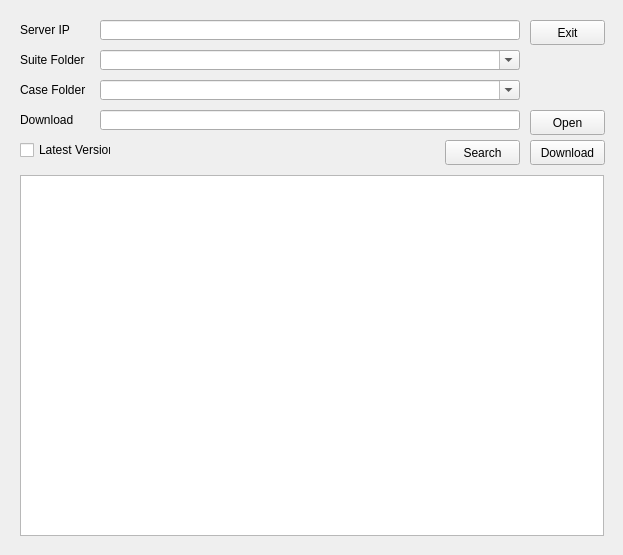
<?xml version="1.0" encoding="UTF-8"?>
<ui version="4.0">
 <class>Form_dqa</class>
 <widget class="QWidget" name="Form_dqa">
  <property name="geometry">
   <rect>
    <x>0</x>
    <y>0</y>
    <width>623</width>
    <height>555</height>
   </rect>
  </property>
  <property name="windowTitle">
   <string>Advantech_DQA</string>
  </property>
  <widget class="QPushButton" name="pushButton_download">
   <property name="geometry">
    <rect>
     <x>530</x>
     <y>140</y>
     <width>75</width>
     <height>25</height>
    </rect>
   </property>
   <property name="text">
    <string>Download</string>
   </property>
  </widget>
  <widget class="QLabel" name="label_ip">
   <property name="geometry">
    <rect>
     <x>20</x>
     <y>20</y>
     <width>70</width>
     <height>20</height>
    </rect>
   </property>
   <property name="text">
    <string>Server IP</string>
   </property>
  </widget>
  <widget class="QLabel" name="label_download">
   <property name="geometry">
    <rect>
     <x>20</x>
     <y>110</y>
     <width>70</width>
     <height>20</height>
    </rect>
   </property>
   <property name="text">
    <string>Download</string>
   </property>
  </widget>
  <widget class="QLabel" name="label_suite">
   <property name="geometry">
    <rect>
     <x>20</x>
     <y>50</y>
     <width>70</width>
     <height>20</height>
    </rect>
   </property>
   <property name="text">
    <string>Suite Folder</string>
   </property>
  </widget>
  <widget class="QLabel" name="label_case">
   <property name="geometry">
    <rect>
     <x>20</x>
     <y>80</y>
     <width>70</width>
     <height>20</height>
    </rect>
   </property>
   <property name="text">
    <string>Case Folder</string>
   </property>
  </widget>
  <widget class="QPushButton" name="pushButton_open">
   <property name="geometry">
    <rect>
     <x>530</x>
     <y>110</y>
     <width>75</width>
     <height>25</height>
    </rect>
   </property>
   <property name="text">
    <string>Open</string>
   </property>
  </widget>
  <widget class="QPushButton" name="pushButton_search">
   <property name="geometry">
    <rect>
     <x>445</x>
     <y>140</y>
     <width>75</width>
     <height>25</height>
    </rect>
   </property>
   <property name="text">
    <string>Search</string>
   </property>
  </widget>
  <widget class="QCheckBox" name="checkBox_latest">
   <property name="enabled">
    <bool>true</bool>
   </property>
   <property name="geometry">
    <rect>
     <x>20</x>
     <y>140</y>
     <width>91</width>
     <height>20</height>
    </rect>
   </property>
   <property name="text">
    <string>Latest Version</string>
   </property>
   <property name="checkable">
    <bool>true</bool>
   </property>
   <property name="checked">
    <bool>false</bool>
   </property>
  </widget>
  <widget class="QComboBox" name="comboBox_case">
   <property name="enabled">
    <bool>true</bool>
   </property>
   <property name="geometry">
    <rect>
     <x>100</x>
     <y>80</y>
     <width>420</width>
     <height>20</height>
    </rect>
   </property>
   <property name="editable">
    <bool>true</bool>
   </property>
  </widget>
  <widget class="QComboBox" name="comboBox_suite">
   <property name="enabled">
    <bool>true</bool>
   </property>
   <property name="geometry">
    <rect>
     <x>100</x>
     <y>50</y>
     <width>420</width>
     <height>20</height>
    </rect>
   </property>
   <property name="editable">
    <bool>true</bool>
   </property>
  </widget>
  <widget class="QLineEdit" name="lineEdit_ip">
   <property name="geometry">
    <rect>
     <x>100</x>
     <y>20</y>
     <width>420</width>
     <height>20</height>
    </rect>
   </property>
   <property name="text">
    <string/>
   </property>
  </widget>
  <widget class="QLineEdit" name="lineEdit_open">
   <property name="geometry">
    <rect>
     <x>100</x>
     <y>110</y>
     <width>420</width>
     <height>20</height>
    </rect>
   </property>
   <property name="text">
    <string/>
   </property>
  </widget>
  <widget class="QListWidget" name="listwidget_view">
   <property name="geometry">
    <rect>
     <x>20</x>
     <y>175</y>
     <width>584</width>
     <height>361</height>
    </rect>
   </property>
  </widget>
  <widget class="QPushButton" name="pushButton_exit">
   <property name="geometry">
    <rect>
     <x>530</x>
     <y>20</y>
     <width>75</width>
     <height>25</height>
    </rect>
   </property>
   <property name="text">
    <string>Exit</string>
   </property>
  </widget>
 </widget>
 <resources/>
 <connections/>
</ui>
